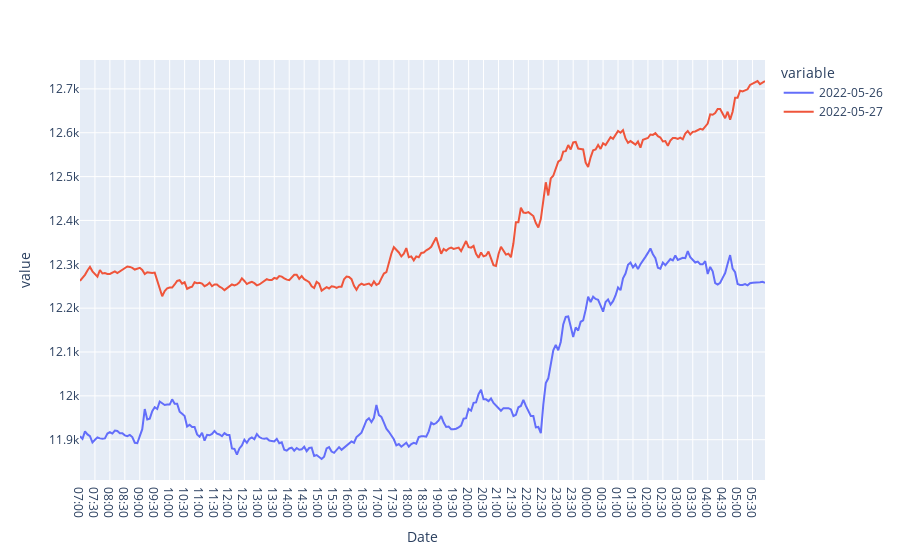

The cell this chart's notebook holds for it:
### Code cell
df[['2022-05-26', '2022-05-27']].plot()

### Figure 1 — Plotly figure (JSON) as saved in the notebook; plotly's stock layout.template omitted (floating-point values rounded to 4 significant figures; data arrays with more than 128 entries replaced by an {"elided": "..."} marker saying what was removed)
{"data": [{"hovertemplate": "variable=2022-05-26<br>Date=%{x}<br>value=%{y}<extra></extra>", "legendgroup": "2022-05-26", "line": {"color": "#636efa", "dash": "solid"}, "marker": {"symbol": "circle"}, "mode": "lines", "name": "2022-05-26", "orientation": "v", "showlegend": true, "type": "scatter", "x": {"elided": "276 str values"}, "xaxis": "x", "y": {"elided": "276 int values"}, "yaxis": "y"}, {"hovertemplate": "variable=2022-05-27<br>Date=%{x}<br>value=%{y}<extra></extra>", "legendgroup": "2022-05-27", "line": {"color": "#EF553B", "dash": "solid"}, "marker": {"symbol": "circle"}, "mode": "lines", "name": "2022-05-27", "orientation": "v", "showlegend": true, "type": "scatter", "x": {"elided": "276 str values"}, "xaxis": "x", "y": {"elided": "276 int values"}, "yaxis": "y"}], "layout": {"legend": {"title": {"text": "variable"}, "tracegroupgap": 0}, "margin": {"t": 60}, "xaxis": {"anchor": "y", "domain": [0, 1], "title": {"text": "Date"}}, "yaxis": {"anchor": "x", "domain": [0, 1], "title": {"text": "value"}}}}
